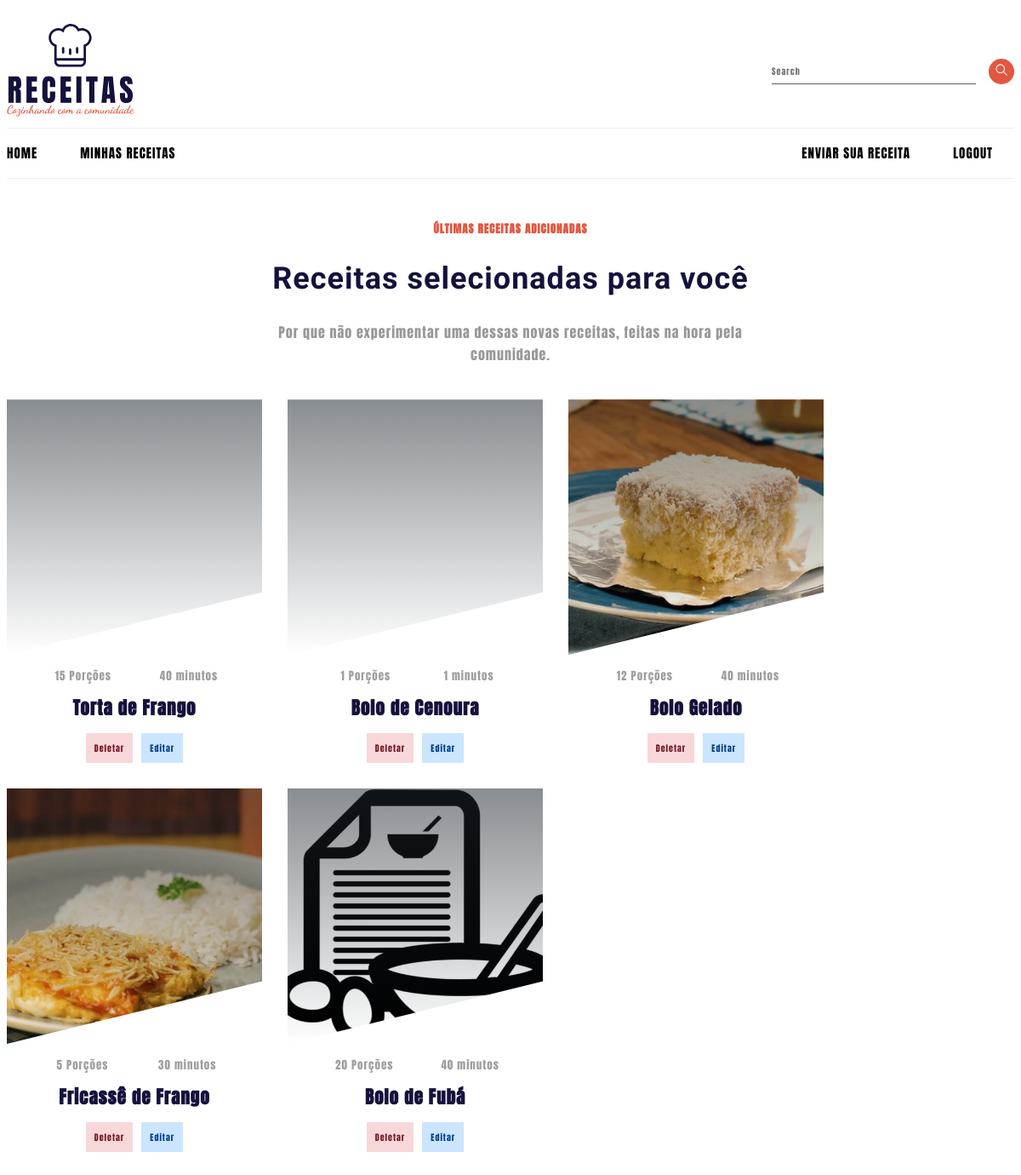
Screenshot of /dashboard (signed in) with the database file from the repository.
### receitas/models.py (models this page shows, shortened)
class Receita(models.Model):
  pessoa = models.ForeignKey(User, on_delete = models.CASCADE)
  nome = models.CharField(max_length = 200)
  ingredientes = models.TextField()
  modo_preparo = models.TextField()
  tempo_preparo = models.IntegerField()
  rendimento = models.IntegerField()
  categoria = models.CharField(max_length = 100)
  data_receita = models.DateTimeField(default = datetime.now, blank = True)
  foto = models.ImageField(upload_to = 'fotos/%d/%m/%Y', blank = True)
  publicado = models.BooleanField(default = False)

### usuarios/views.py (the view)
# urls.py: path('dashboard', views.dashboard, name = 'dashboard'),
@login_required(login_url = 'login')
def dashboard(request):
    id = request.user.id
    receitas = Receita.objects.order_by('-data_receita').filter(pessoa=id)
    dados = { 'receitas' : receitas }
    return render(request, 'usuarios/dashboard.html', dados)

### templates/usuarios/dashboard.html (shortened to what this page needs)
{% extends 'base.html' %}
{% load static %}
{% block content %}
{% include 'partials/_menu.html' %}
<main>
  <header class="box__header">
    <h6>Últimas receitas adicionadas</h6>
    <h2>Receitas selecionadas para você</h2>
    <h5>Por que não experimentar uma dessas novas receitas, feitas na hora pela comunidade.</h5>
  </header>
  <div class="box__container">
    {% if receitas %}
      {% for receita in receitas %}
        <article class="recipe">
          <header class="header__recipe">
            {% if receita.foto == '' %}
              <a href="{% url 'receita' receita.id %}"><span class="thumbnail__recipe size__medium" style="background-image: url('{% static 'Image/receita_sem_imagem.png' %}');"></span></a>
            {% else %}
              <a href="{% url 'receita' receita.id %}"><span class="thumbnail__recipe size__medium" style="background-image: url('{{ receita.foto.url }}');"></span></a>
            {% endif %}
          </header>
          <div class="recipe__content">
            <footer class="recipe__footer">
              <div class="recipe__portions">
                <span>{{ receita.rendimento }} Porções</span>
              </div>
              <div class="recipe__cooking_time">
                <span>{{ receita.tempo_preparo }} minutos</span>
              </div>
            </footer>
            <h3 class="recipe__title">
              <a href="{% url 'receita' receita.id %}">{{ receita.nome }}</a>
            </h3>
          </div>
          <div class="buttons__recipe">
            <a href="{% url 'deleta_receita' receita.id %}" type="button" class="btn__delete">Deletar</a>
            <a href="{% url 'edita_receita' receita.id %}" type="button" class="btn__edit">Editar</a>
          </div>
        </article>
      {% endfor %}
    {% else %}
        <h2 class="sem__receita">Nenhuma Receita cadastrada!  :(</h2>
    {% endif %}
  </div>
</main>
{% endblock %}

### projetoReceita/static/css/styles.css (style rules this page uses)
:root { --brand-color: #e35640; --blue-color: #14123c; }
* { box-sizing: border-box; font-size: 10px; font-family: 'Anton', sans-serif; letter-spacing: 1px; }
main { max-width: 130rem; margin: 5rem auto; }
.box__header { margin: 0 auto 4rem; }
.box__header h6 { text-align: center; color: var(--brand-color); text-transform: uppercase; position: relative; font-style: normal; font-size: 1.3rem; line-height: 1.4em; max-width: 30rem; margin: 0 auto 1rem; }
.box__header h2 { font-size: 3.6rem; font-family: 'Dancing Script', cursive; line-height: 1.1; text-align: center; color: var(--blue-color); }
.box__header h5 { max-width: 56rem; clear: both; float: inherit; margin-left: auto; margin-right: auto; margin-top: 2rem; line-height: 1.625; font-weight: 400; text-align: center; font-size: 1.6rem; opacity: .4; }
.box__container { display: flex; gap: 3rem; flex-wrap: wrap; }
.recipe { width: 30rem; }
.thumbnail__recipe { z-index: 1; display: block; background-repeat: no-repeat; background-position: center; background-size: cover; position: relative; }
.size__medium { clip-path: polygon(0 0, 102% 0, 102% 75%, 0% 100%); height: 30rem; }
.size__medium::before { content: ""; position: absolute; z-index: 3; width: 100%; height: 100%; background: linear-gradient(to top, rgba(29, 38, 46, 0), rgba(29, 38, 46, .75) 100%); opacity: .7; }
.recipe__footer { display: flex; justify-content: space-evenly; margin: 1.5rem 0; }
.recipe__portions span, .recipe__cooking_time span { font-size: 1.3rem; font-weight: 400; color: #404040; opacity: .5; }
.recipe__title { transition: .3s ease-in-out all; text-align: center; word-break: break-word; }
.recipe__title a { color: var(--blue-color); text-decoration: none; font-size: 2.1rem; line-height: 1.33; }
.recipe__content { margin-bottom: 1.5rem; }
.buttons__recipe { display: flex; justify-content: center }
.btn__delete { text-decoration: none; background: #f8d7da; color: #721c24; border-color: #f5c6cb; padding: 1rem; margin-right: 1rem; }
.btn__edit { color: #004085; background: #cce5ff; border-color: #b8daff; text-decoration: none; padding: 1rem; }

### rows the page displays
Receita: rendimento "15", tempo_preparo "40", nome "Torta de Frango"
Receita: rendimento "1", tempo_preparo "1", nome "Bolo de Cenoura"
Receita: foto (picture), rendimento "12", tempo_preparo "40", nome "Bolo Gelado"
Receita: foto (picture), rendimento "5", tempo_preparo "30", nome "Fricassê de Frango"
Receita: rendimento "20", tempo_preparo "40", nome "Bolo de Fubá"
